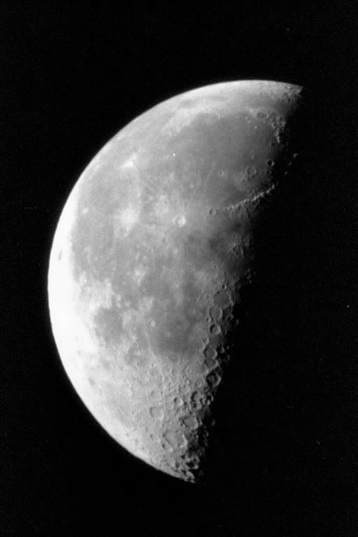
%> input picture Question 7 U21EC146/moon.png, 358 x 537 px
$ octave 'que 7.m'   (GNU Octave 9; MATLAB toolbox functions it lacks are replaced by stand-ins)
%> lines starting %> are read from the running program, lines starting %| are printed output that depends on the picture
clc
clear all;
close all;
%black and white image
I = imread('moon.png');
%> I is the input picture: size 537x358 uint8; min 0, max 253, mean 52.9
J = imnoise(I,'salt & pepper',0.02);
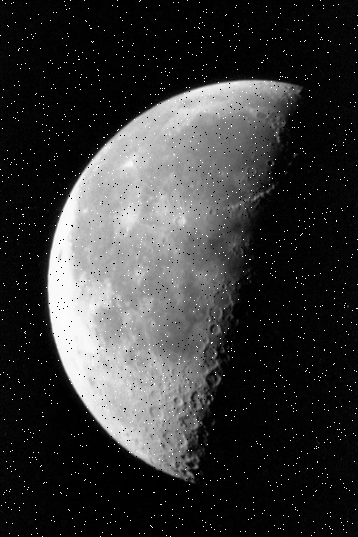
%> J: size 537x358 uint8; min 0, max 255, mean 54.4
L = padarray(J,[3,3],'symmetric');
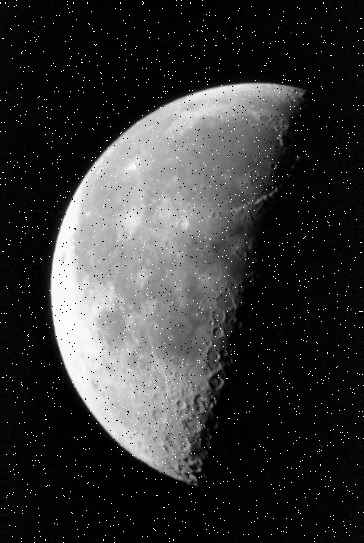
%> L: size 543x364 uint8; min 0, max 255, mean 53.1
K = medfilt2(L,'symmetric');
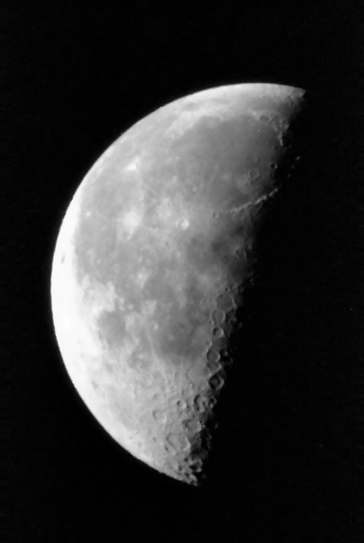
%> K: size 543x364 uint8; min 0, max 253, mean 51.4
imshow(K)

%color RGB image
img = imread('lotus.jpg');
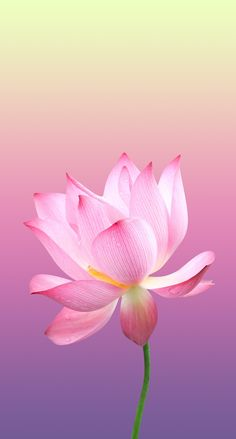
%> input picture Question 7 U21EC146/lotus.jpg, 236 x 439 px
%> img is the input picture: size 439x236x3 uint8; mean R, G, B 210.1, 163.9, 182.6
figure; imshow(img)
% add some noise
M = imnoise(img, 'salt & pepper', 0.02);
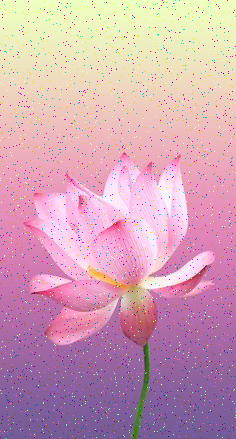
%> M: size 439x236x3 uint8; mean R, G, B 208.5, 163.1, 181.5
figure; imshow(M);
L = padarray(M,[3,3],'symmetric');
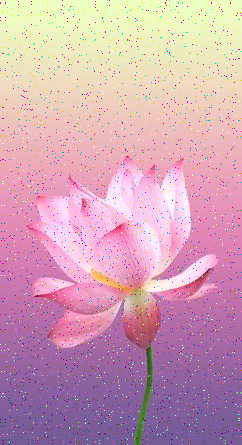
%> L: size 445x242x3 uint8; mean R, G, B 207.9, 163, 181.2
figure; imshow(L);
% apply medfilt2 on each color
Fil = L;
for c = 1 : 3
    Fil(:, :, c) = medfilt2(L(:, :, c), [3, 3],'symmetric');
end
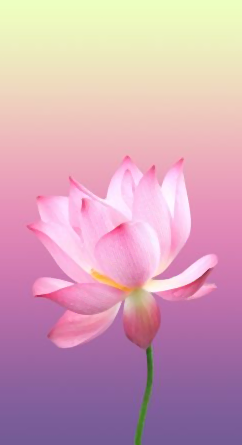
%> Fil: size 445x242x3 uint8; mean R, G, B 209.7, 163.8, 182.4
figure; imshow(Fil);
